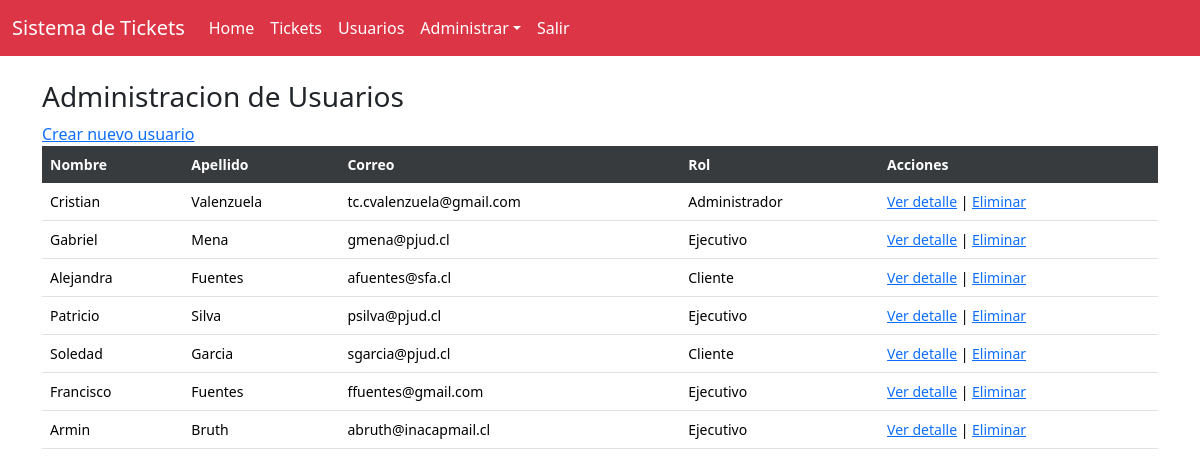
Page /listar_usuarios/ (signed in) on the earlier database version.
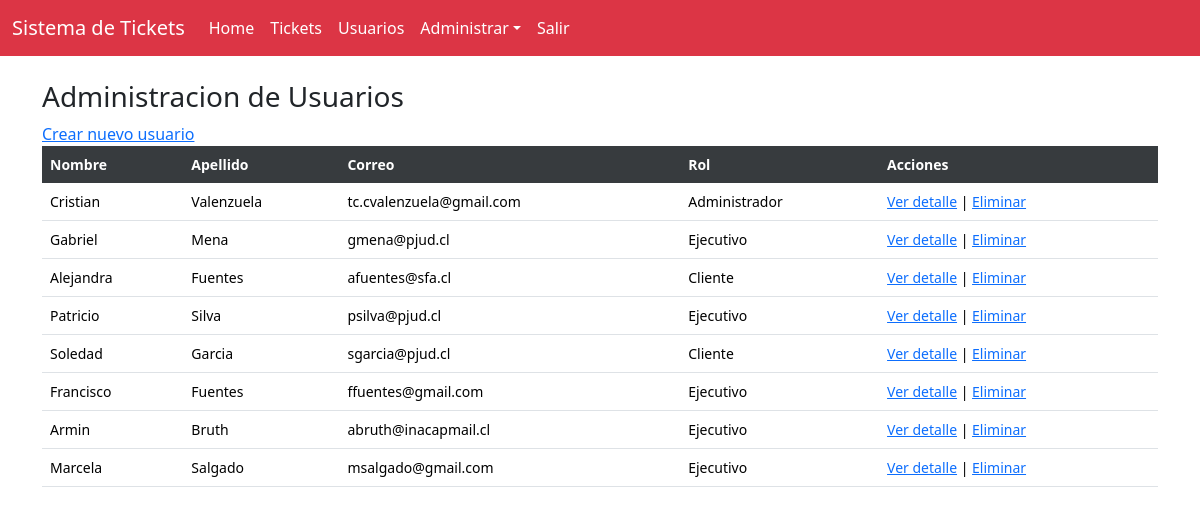
Same page on the later database version.
### core/models.py (models this page shows, shortened)
class Usuario(models.Model):
    nombre = models.CharField(max_length=255)
    apellido = models.CharField(max_length=255)
    email = models.EmailField(unique=True)
    contrasena = models.CharField(max_length=255)
    rol = models.CharField(max_length=50, choices=[('Administrador', 'Administrador'), ('Ejecutivo', 'Ejecutivo'), ('Cliente', 'Cliente')])
    is_active = models.BooleanField(default=True)

### core/views.py (the view)
# urls.py: path('listar_usuarios/', vista_listar_usuarios, name='listar_usuarios'),
@login_required
def vista_listar_usuarios(request):
    usuarios = Usuario.objects.filter(is_active=True)
    return render(request, 'core/usuarios/listar_usuarios.html', {'usuarios': usuarios})

### core/templates/core/usuarios/listar_usuarios.html (shortened to what this page needs)
{% extends 'core/base.html' %}
{% block content %}
<h3> Administracion de Usuarios </h3>
    <a href="{% url 'crear_usuario' %}">Crear nuevo usuario</a>
    <div
        class="table-responsive small"
    >
        <table
            class="table table-centered table-nowrap table-hover"
        >
            <thead class="thead-light table-active table-dark">
                <tr>
                    <th class="border-0">Nombre</th>
                    <th class="border-0">Apellido</th>
                    <th class="border-0">Correo</th>
                    <th class="border-0">Rol</th>
                    <th class="border-0">Acciones</th>
                </tr>
            </thead>
            <tbody>
                {% for usuario in usuarios %}
                <tr
                >
                    <td>{{ usuario.nombre }}</td>
                    <td>{{ usuario.apellido}}</td>
                    <td>{{ usuario.email }}</td>
                    <td>{{ usuario.rol }}</td>
                    <td>
                        <a href="{% url 'detalle_usuario' usuario.pk %}" target = "_blank">Ver detalle</a> |
                        <a href="{% url 'eliminar_usuario' usuario.pk %}">Eliminar</a>
                </tr>
                {% endfor %}
            </tbody>
        </table>
    </div>
{% endblock %}

Differences in the rows shown:
added Usuario: nombre "Marcela", apellido "Salgado", email "msalgado@gmail.com", rol "Ejecutivo"
